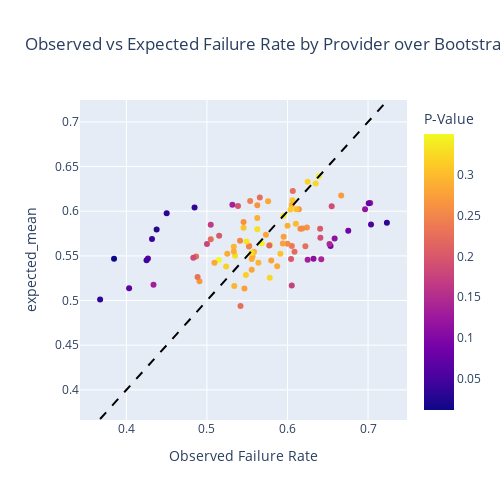

The notebook cell this image was saved under:
### Code cell
fig = px.scatter(
    boostrapped_null_agg, 
    x="observed_failure_rate", 
    y="expected_mean", 
    color="p_value", 
    title="Observed vs Expected Failure Rate by Provider"+"\n"+"over Bootstrapped Samples",
    labels={"observed_failure_rate": "Observed Failure Rate", "p_value": "P-Value"}
)

# Add identity line (y = x)
min_val = min(boostrapped_null_agg["observed_failure_rate"].min(), boostrapped_null_agg["expected_mean"].min())
max_val = max(boostrapped_null_agg["observed_failure_rate"].max(), boostrapped_null_agg["expected_mean"].max())
fig.add_shape(type="line", x0=min_val, y0=min_val, x1=max_val, y1=max_val, line=dict(color="black", dash="dash"))
fig.update_layout(height=500, width=500)
fig.show()

fig_path = os.path.join(output_dir, "expectedxobservedfailure_bootstrapped.png")
pio.write_image(fig, fig_path)
